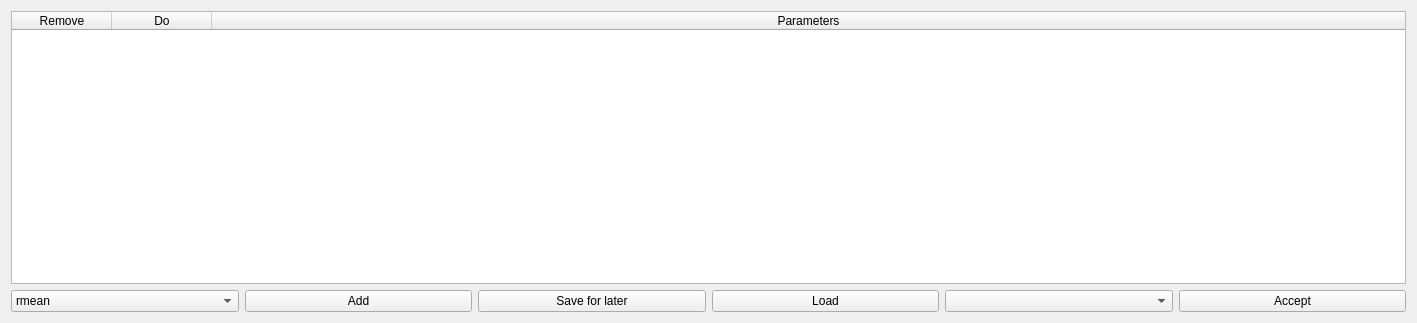
<?xml version="1.0" encoding="UTF-8"?>
<ui version="4.0">
 <class>Form</class>
 <widget class="QWidget" name="Form">
  <property name="geometry">
   <rect>
    <x>0</x>
    <y>0</y>
    <width>1417</width>
    <height>323</height>
   </rect>
  </property>
  <property name="windowTitle">
   <string>Form</string>
  </property>
  <layout class="QVBoxLayout" name="verticalLayout">
   <item>
    <widget class="QTableWidget" name="tableWidget">
     <attribute name="horizontalHeaderStretchLastSection">
      <bool>true</bool>
     </attribute>
     <column>
      <property name="text">
       <string>Remove</string>
      </property>
     </column>
     <column>
      <property name="text">
       <string>Do</string>
      </property>
     </column>
     <column>
      <property name="text">
       <string>Parameters</string>
      </property>
     </column>
    </widget>
   </item>
   <item>
    <layout class="QHBoxLayout" name="horizontalLayout">
     <property name="topMargin">
      <number>0</number>
     </property>
     <item>
      <widget class="QComboBox" name="addCombo">
       <item>
        <property name="text">
         <string>rmean</string>
        </property>
       </item>
       <item>
        <property name="text">
         <string>taper</string>
        </property>
       </item>
       <item>
        <property name="text">
         <string>normalize</string>
        </property>
       </item>
       <item>
        <property name="text">
         <string>filter</string>
        </property>
       </item>
       <item>
        <property name="text">
         <string>denoise</string>
        </property>
       </item>
       <item>
        <property name="text">
         <string>sum</string>
        </property>
       </item>
       <item>
        <property name="text">
         <string>multiply</string>
        </property>
       </item>
       <item>
        <property name="text">
         <string>derivate</string>
        </property>
       </item>
       <item>
        <property name="text">
         <string>integrate</string>
        </property>
       </item>
       <item>
        <property name="text">
         <string>add noise</string>
        </property>
       </item>
       <item>
        <property name="text">
         <string>whiten</string>
        </property>
       </item>
       <item>
        <property name="text">
         <string>time normalization</string>
        </property>
       </item>
      </widget>
     </item>
     <item>
      <widget class="QPushButton" name="addBtn">
       <property name="text">
        <string>Add</string>
       </property>
      </widget>
     </item>
     <item>
      <widget class="QPushButton" name="saveBtn">
       <property name="text">
        <string>Save for later</string>
       </property>
      </widget>
     </item>
     <item>
      <widget class="QPushButton" name="loadBtn">
       <property name="text">
        <string>Load</string>
       </property>
      </widget>
     </item>
     <item>
      <widget class="QComboBox" name="macrosselectCB"/>
     </item>
     <item>
      <widget class="QPushButton" name="accept_Btn">
       <property name="text">
        <string>Accept</string>
       </property>
       <property name="default">
        <bool>false</bool>
       </property>
      </widget>
     </item>
    </layout>
   </item>
  </layout>
 </widget>
 <resources/>
 <connections/>
</ui>
